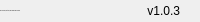
              <widget class="QFrame" name="bottomBar">
               <property name="minimumSize">
                <size>
                 <width>0</width>
                 <height>22</height>
                </size>
               </property>
               <property name="maximumSize">
                <size>
                 <width>16777215</width>
                 <height>22</height>
                </size>
               </property>
               <property name="frameShape">
                <enum>QFrame::NoFrame</enum>
               </property>
               <property name="frameShadow">
                <enum>QFrame::Raised</enum>
               </property>
               <layout class="QHBoxLayout" name="horizontalLayout_5">
                <property name="spacing">
                 <number>0</number>
                </property>
                <property name="leftMargin">
                 <number>0</number>
                </property>
                <property name="topMargin">
                 <number>0</number>
                </property>
                <property name="rightMargin">
                 <number>0</number>
                </property>
                <property name="bottomMargin">
                 <number>0</number>
                </property>
                <item>
                 <widget class="QLabel" name="creditsLabel">
                  <property name="maximumSize">
                   <size>
                    <width>16777215</width>
                    <height>16</height>
                   </size>
                  </property>
                  <property name="font">
                   <font>
                    <family>Segoe UI</family>
                    <pointsize>-1</pointsize>
                    <weight>50</weight>
                    <italic>false</italic>
                    <bold>false</bold>
                   </font>
                  </property>
                  <property name="text">
                   <string>By: Kha Tran, Dat Le, Minh Trinh and Long Do</string>
                  </property>
                  <property name="alignment">
                   <set>Qt::AlignLeading|Qt::AlignLeft|Qt::AlignVCenter</set>
                  </property>
                 </widget>
                </item>
                <item>
                 <widget class="QLabel" name="version">
                  <property name="text">
                   <string>v1.0.3</string>
                  </property>
                  <property name="alignment">
                   <set>Qt::AlignRight|Qt::AlignTrailing|Qt::AlignVCenter</set>
                  </property>
                 </widget>
                </item>
                <item>
                 <widget class="QFrame" name="frame_size_grip">
                  <property name="minimumSize">
                   <size>
                    <width>20</width>
                    <height>0</height>
                   </size>
                  </property>
                  <property name="maximumSize">
                   <size>
                    <width>20</width>
                    <height>16777215</height>
                   </size>
                  </property>
                  <property name="frameShape">
                   <enum>QFrame::NoFrame</enum>
                  </property>
                  <property name="frameShadow">
                   <enum>QFrame::Raised</enum>
                  </property>
                 </widget>
                </item>
               </layout>
              </widget>
